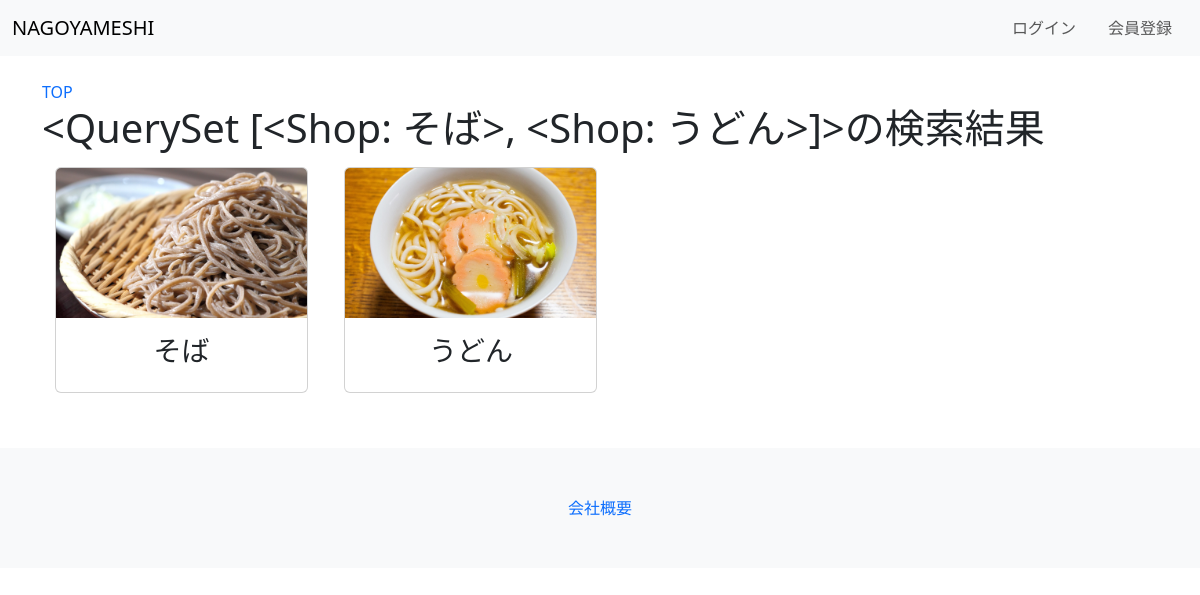
Page /nagoyameshi/condition/3 on the earlier database version.
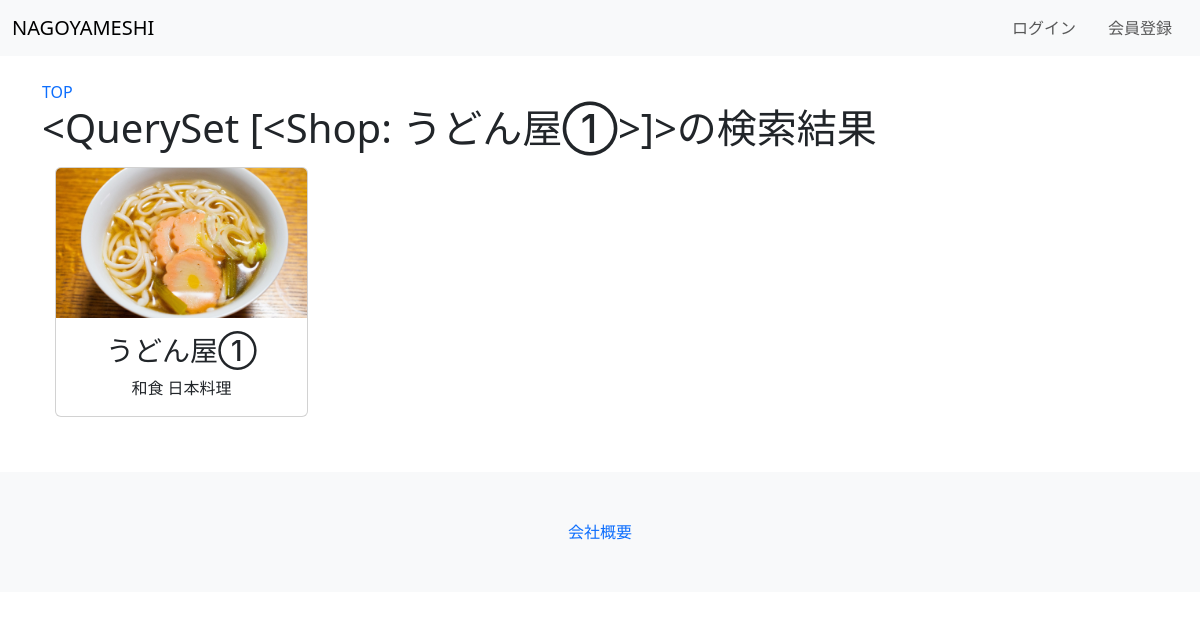
Same page on the later database version.
### nagoyameshi/models.py (models this page shows)
class Shop(models.Model):
    name = models.CharField(verbose_name="店名", max_length=50)
    image = models.ImageField(verbose_name="写真", blank=True, default="media_local/noImage.png", upload_to="media_local")
    phonenumber = PhoneNumberField(verbose_name="電話番号", region='JP', default="01-2345-6789")
    address = models.CharField(verbose_name="住所", max_length=100, default="名古屋市")
    access = models.CharField(verbose_name="アクセス", max_length=100, default="徒歩5分")
    neareststation = models.CharField(verbose_name="最寄駅", max_length=50, default="名古屋駅")
    condition = models.ManyToManyField("Condition", verbose_name="こだわり条件")
    openingdate = models.DateField(verbose_name="開業日", default="1990-11-11")
    seats = models.PositiveIntegerField(verbose_name="席数", default="20")
    opening_time = models.TimeField(verbose_name="開店時間", default="7:00")
    closing_time = models.TimeField(verbose_name="閉店時間", default="22:00")
    day_of_week = models.ManyToManyField("DayOfWeek", verbose_name="定休日")
    budget_min = models.PositiveIntegerField(verbose_name="予算(安)", default="1000")
    budget_max = models.PositiveIntegerField(verbose_name="予算(高)", default="10000")
    genre = models.ManyToManyField("Genre", verbose_name="ジャンル")
    created_at = models.DateField(auto_now_add = True)
    updated_at = models.DateField(auto_now = True)
    def __str__(self):
        return(self.name)

class Genre(models.Model):
    genre = models.CharField(verbose_name="ジャンル", max_length=50,)
    def __str__(self):
        return(self.genre)

### nagoyameshi/views.py (the view)
# urls.py: path('condition/<int:id>', views.condition, name='condition'),
def condition(request, id):
    data = Shop.objects.filter(condition__id=id)
    params = {
        'data': data
    }
    return render(request, 'nagoyameshi/search.html', params)

### nagoyameshi/templates/nagoyameshi/search.html (shortened to what this page needs)
{% extends "base.html" %}
{% load static %}
{% block content %}
<a href="{% url 'nagoyameshi:top' %}">TOP</a>
<h1>{{ data }}の検索結果<h1>
<div class="row">
    <div class="col mx-auto">
        {% for item in data %}
        <a href="/nagoyameshi/detail/{{item.id}}" class="btn w-25 text-nowrap">
            <div class="card" style="max-width: 25rem">
                <img src="{{item.image.url}}" class="card-img-top" alt="画像無し" style="height: 150px; object-fit: cover;">
                <div class="card-body">
                    <h3 class="card-title">{{ item.name }}</h3>
                    <p class="card-text">
                        {% for genre in item.genre.all %}
                        {{ genre }}
                        {% endfor %}</p>
                </div>
            </div>
        </a>
        {% endfor %}
    </div>
</div>
{% endblock content %}

Differences in the rows shown:
removed Shop: image (picture), name "うどん"
changed Shop: name "<QuerySet [<Shop: そば>, <Shop: うどん>]>" → "<QuerySet [<Shop: うどん屋①>]>"; image: a different picture; name "そば" → "うどん屋①"
added Genre: genre "和食"
added Genre: genre "日本料理"
